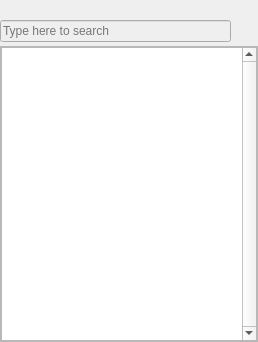
  <widget class="DockProperties" name="dockProperties">
   <property name="minimumSize">
    <size>
     <width>150</width>
     <height>342</height>
    </size>
   </property>
   <property name="windowIcon">
    <iconset resource="QtIcons.qrc">
     <normaloff>:/QtIcons/settings.png</normaloff>:/QtIcons/settings.png</iconset>
   </property>
   <property name="floating">
    <bool>false</bool>
   </property>
   <property name="windowTitle">
    <string>Properties</string>
   </property>
   <attribute name="dockWidgetArea">
    <number>2</number>
   </attribute>
   <widget class="QWidget" name="propertiesBody">
    <layout class="QVBoxLayout" name="verticalLayout_5">
     <property name="spacing">
      <number>3</number>
     </property>
     <property name="margin">
      <number>0</number>
     </property>
     <item>
      <widget class="QToolBar" name="propertiesToolBar">
       <property name="iconSize">
        <size>
         <width>16</width>
         <height>16</height>
        </size>
       </property>
       <property name="toolButtonStyle">
        <enum>Qt::ToolButtonIconOnly</enum>
       </property>
       <addaction name="actionFavoritesEdit"/>
       <addaction name="actionAddNewComponent"/>
      </widget>
     </item>
     <item>
      <widget class="QFrame" name="frame_6">
       <property name="enabled">
        <bool>false</bool>
       </property>
       <layout class="QHBoxLayout" name="horizontalLayout_2">
        <property name="spacing">
         <number>3</number>
        </property>
        <property name="margin">
         <number>0</number>
        </property>
        <item>
         <widget class="QLineEdit" name="propertiesFilterEdit">
          <property name="placeholderText">
           <string>Type here to search</string>
          </property>
         </widget>
        </item>
        <item>
         <widget class="QToolButton" name="propertiesFilterClear">
          <property name="text">
           <string/>
          </property>
          <property name="icon">
           <iconset resource="QtIcons.qrc">
            <normaloff>:/QtIconsTextureDialog/editclear.png</normaloff>:/QtIconsTextureDialog/editclear.png</iconset>
          </property>
          <property name="autoRaise">
           <bool>true</bool>
          </property>
         </widget>
        </item>
       </layout>
      </widget>
     </item>
     <item>
      <widget class="QFrame" name="frame">
       <property name="frameShape">
        <enum>QFrame::StyledPanel</enum>
       </property>
       <property name="frameShadow">
        <enum>QFrame::Raised</enum>
       </property>
       <layout class="QVBoxLayout" name="verticalLayout">
        <property name="spacing">
         <number>1</number>
        </property>
        <property name="margin">
         <number>0</number>
        </property>
        <item>
         <widget class="PropertyEditor" name="propertyEditor">
          <property name="sizePolicy">
           <sizepolicy hsizetype="Expanding" vsizetype="Expanding">
            <horstretch>0</horstretch>
            <verstretch>0</verstretch>
           </sizepolicy>
          </property>
          <property name="verticalScrollBarPolicy">
           <enum>Qt::ScrollBarAlwaysOn</enum>
          </property>
          <property name="editTriggers">
           <set>QAbstractItemView::AllEditTriggers</set>
          </property>
          <property name="selectionMode">
           <enum>QAbstractItemView::SingleSelection</enum>
          </property>
          <property name="indentation">
           <number>20</number>
          </property>
         </widget>
        </item>
       </layout>
      </widget>
     </item>
    </layout>
   </widget>
  </widget>
